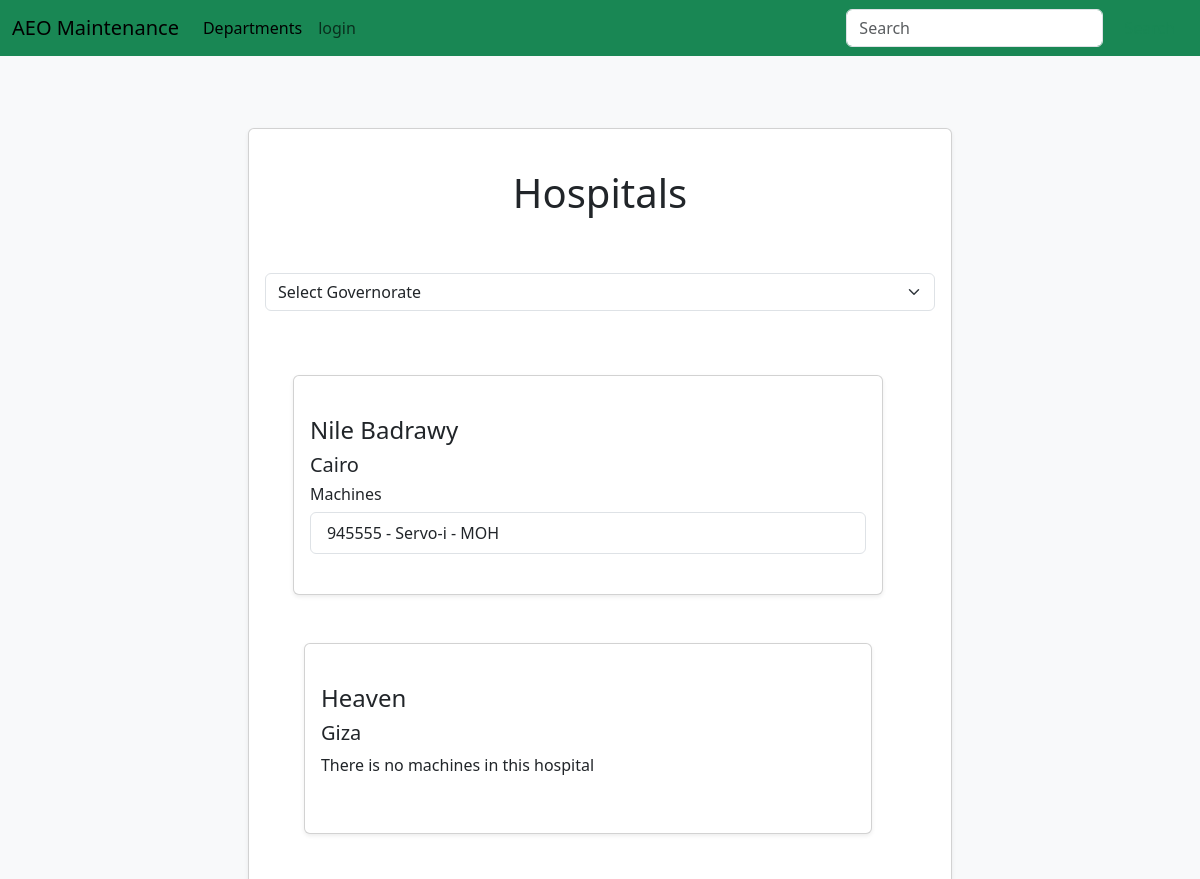
Page /hospitals (upper part) on the earlier database version.
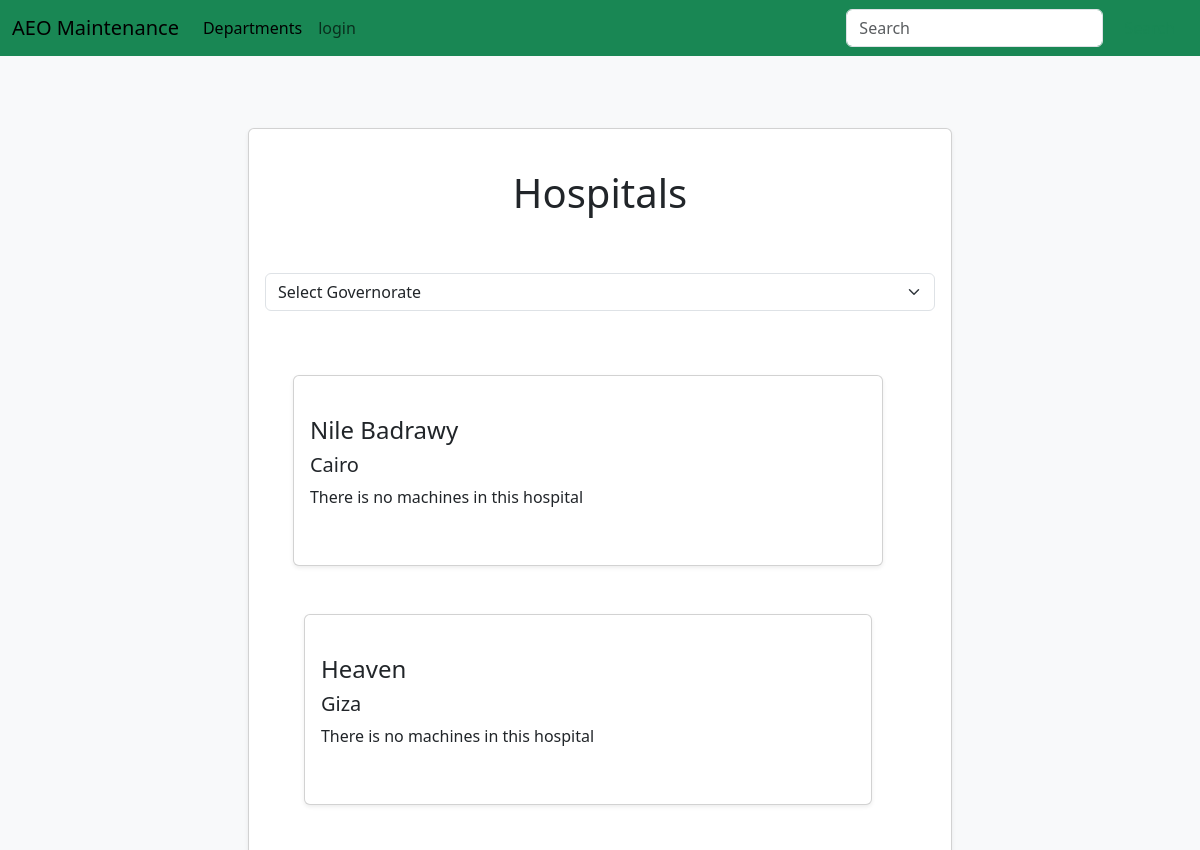
Same page on the later database version.
### maintenance_system/models.py (models this page shows, shortened)
class Hospital(db.Model):
	id = db.Column(db.Integer, primary_key=True)
	name = db.Column(db.String(80), unique=True)
	governorate = db.Column(db.String(80))
	tasks = db.relationship('Task', backref='hospital', lazy=True)
	machines = db.relationship('Machine', backref='hospital', lazy=True)

class Machine(db.Model):
	id = db.Column(db.Integer, primary_key=True)
	serial_number = db.Column(db.String(80), unique=True)
	installation_date = db.Column(db.DateTime)
	contract_type = db.Column(db.Integer, default=int(0)) # 0: warranty, 1: maintenance, 2: none
	contract_name = db.Column(db.String(80))
	contract_start_date = db.Column(db.DateTime)
	contract_end_date = db.Column(db.DateTime)
	user_id = db.Column(db.Integer, db.ForeignKey('user.id'))
	model_id = db.Column(db.Integer, db.ForeignKey('model.id'))
	hospital_id = db.Column(db.Integer, db.ForeignKey('hospital.id'))
	tasks = db.relationship('Task', secondary='machine_task', backref='machines', lazy='dynamic')

class Model(db.Model):
	id = db.Column(db.Integer, primary_key=True)
	name = db.Column(db.String(80), unique=True)
	manufacturer = db.Column(db.String(80))
	picture = db.Column(db.String(20), default='device_model.jpg')
	device_id = db.Column(db.Integer, db.ForeignKey('device.id'))
	machines = db.relationship('Machine', backref='model', lazy=True)

### maintenance_system/Hospitals/routes.py (the view)
@hospitalpb.route('/hospitals')
def hospitals():
    governorates = [
    hospital.governorate
    for hospital in db.session.query(Hospital.governorate).group_by(Hospital.governorate).all()]
    hospitals = Hospital.query.all()
    if request.args.get('governorate'):
        hospitals = [hospital for hospital in hospitals if hospital.governorate == request.args.get('governorate')]
    return render_template('hospitals.html', hospitals=hospitals, governorates=governorates)

### maintenance_system/Templates/hospitals.html (shortened to what this page needs)
{% extends "layout.html"%}
{% block content %}
<div class="row justify-content-center">
	<div class="col-lg-8 mt-4 mb-4">
		<div class="card p-3 shadow-sm">
			<div class="row">
				<div class="col-md-8 col-lg-12 mt-4 mb-4">
					<h1 class="text-center">Hospitals</h1>
				</div>
				<div class="col-md-8 col-lg-12 mt-4 mb-4">
					<form method="GET" action="{{ url_for('hospitalpb.hospitals') }}">
						<div class="mb-3 ">
							<select id="governorate" name="governorate" class="form-select"
								onchange="this.form.submit()">
								<option value="">Select Governorate</option>
							</select>
						</div>
					</form>
				</div>
				{% for hospital in hospitals %}
				<div class="row justify-content-center">
					<div class="col-lg-11 mt-4 mb-4">
						<div class="card p-3 shadow-sm">
							<div class="col-md-8 col-lg-12 mt-4 mb-4">
								<h4> {{hospital.name}}</h4>
								<h5> {{hospital.governorate}}</h5>
								{% if hospital.machines %}
								<h6> Machines </h6>
								<div class="list-group">
									{% for machine in hospital.machines%}
									<li class="list-group-item list-group-item-action"> {{ machine.serial_number }}
										- {{ machine.model.name }} - {{machine.contract_name }}</li>
									{% endfor %}
								</div>
								{% else %}
								<p>There is no machines in this hospital</p>
								{% endif %}
						</div>
					</div>
				</div>
				{% endfor %}
			</div>
		</div>
	</div>
	{% endblock%}

Differences in the rows shown:
removed Machine: serial_number "945555", model.name "Servo-i", contract_name "MOH", shown under Hospital "Nile Badrawy"
computed for Hospital "Nile Badrawy": text "Machines" → "There is no machines in this hospital"
